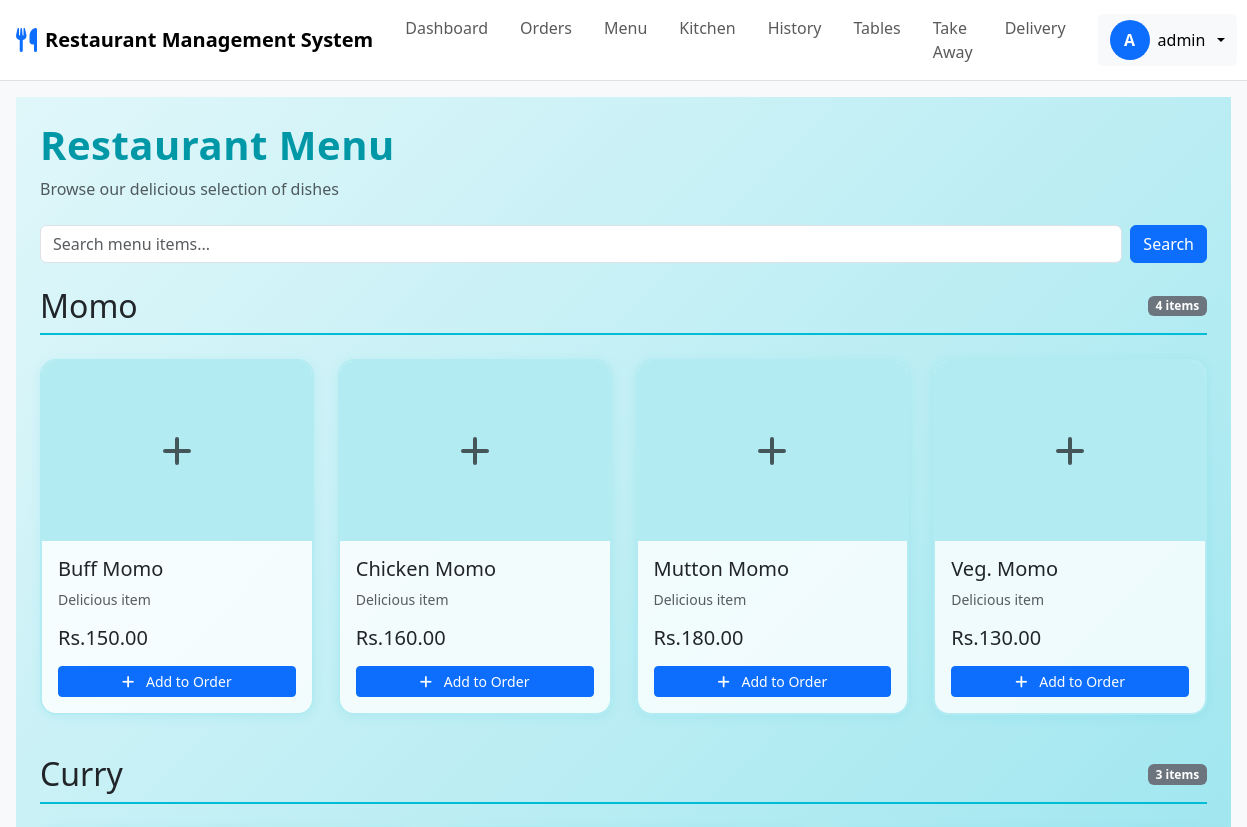
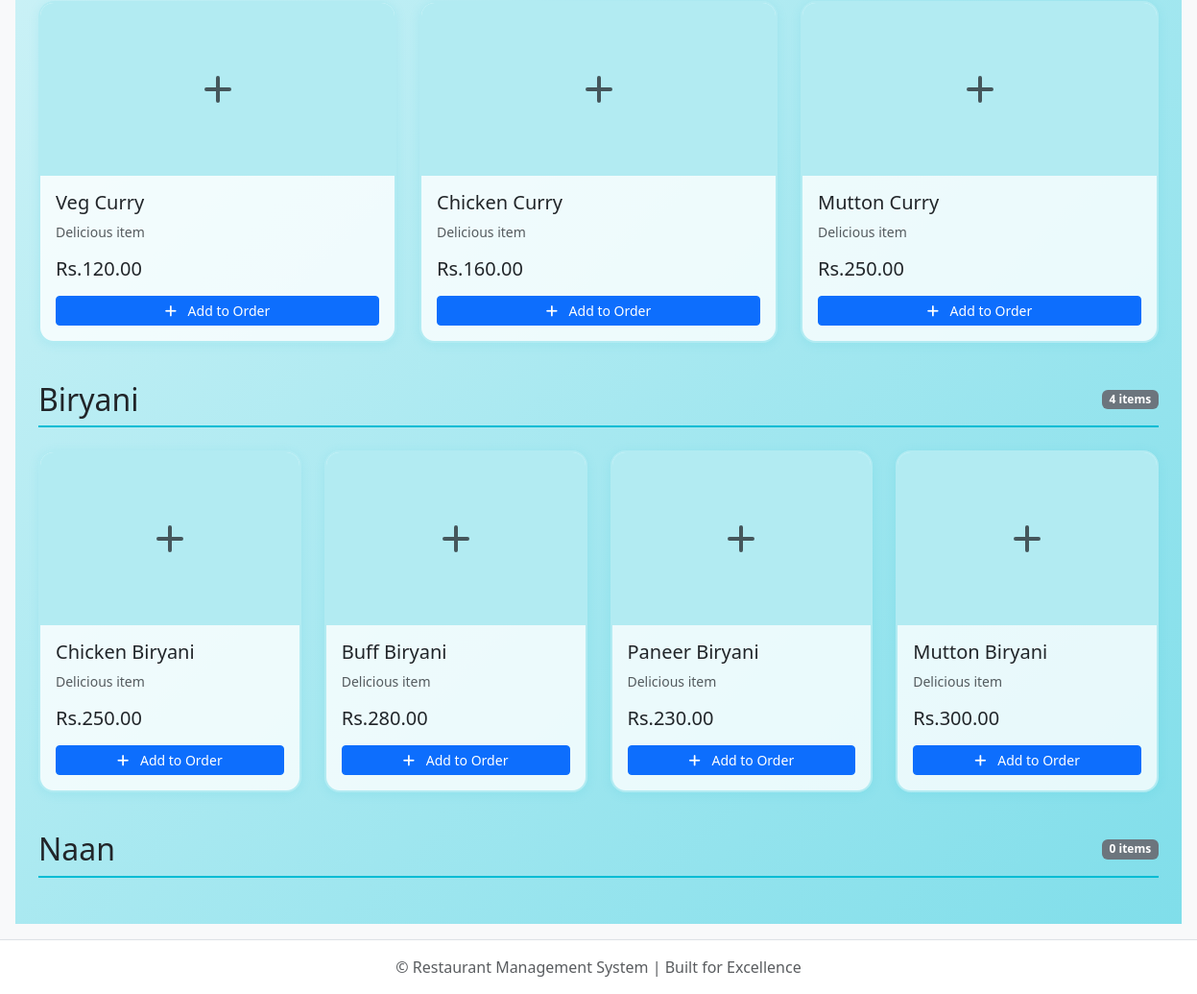
Page /menu/ (signed in) on the committed database (2 pictures, top to bottom).
### accounts/models.py (models this page shows)
class User(AbstractUser):
    email = models.EmailField(unique=True)
    role = models.CharField(max_length=50)
    is_active = models.BooleanField(default=True)
    created_at = models.DateTimeField(auto_now_add=True)

### restaurant/models.py (models this page shows, shortened)
class Category(models.Model):
    name = models.CharField(max_length=100)
    is_active = models.BooleanField(default=True)

class MenuItem(models.Model):
    name = models.CharField(max_length=255)
    description = models.TextField(blank=True)
    price = models.DecimalField(max_digits=10, decimal_places=2)
    category = models.ForeignKey(Category, on_delete=models.CASCADE)
    is_available = models.BooleanField(default=True)
    preparation_area = models.CharField(max_length=100, blank=True)
    image = models.ImageField(upload_to='menu_images/', blank=True)

### restaurant/views.py (the view)
# urls.py: path('menu/', views.menu_view, name='menu'),
@require_module_access('menu')
def menu_view(request):
    categories = Category.objects.all().prefetch_related('menuitem_set')
    return render(request, 'restaurant/menu.html', {'categories': categories})

### accounts/models.py (called while the page is built)
    def has_module_access(self, module_name):
        return self.permissions.filter(module=module_name, is_allowed=True).exists()

    def has_all_permissions(self):
        total_modules = StaffPermission.MODULE_CHOICES.__len__()
        allowed_count = self.permissions.filter(is_allowed=True).count()
        return allowed_count == total_modules

### restaurant/context_processors.py (called while the page is built)
def add_valid_table_id(request):
    valid_table_id = Table.objects.first().id if Table.objects.exists() else None
    return {'valid_table_id': valid_table_id}

### restaurant/templates/restaurant/menu.html (shortened to what this page needs)
{% extends 'restaurant/base.html' %}
{% load widget_tweaks %}
{% block content %}
<div class="container-fluid p-3 p-md-4" style="background: linear-gradient(135deg, #e0f7fa 0%, #b2ebf2 50%, #80deea 100%); min-height: 100vh;">
    <div class="mb-4">
        <h1 class="mb-2" style="color:#0097a7; font-weight:700; letter-spacing:0.5px;">Restaurant Menu</h1>
        <p class="text-muted">Browse our delicious selection of dishes</p>
    </div>
    <div class="mb-4">
        <div class="d-flex gap-2 flex-column flex-sm-row">
            <input type="text"
                   id="menuSearch"
                   class="form-control flex-grow-1"
                   placeholder="Search menu items..."
                   data-search-box>
            <button onclick="filterMenu()" class="btn btn-primary">Search</button>
        </div>
    </div>
    <div class="menu-categories">
        {% for category in categories %}
        <section class="category-section">
            <div class="category-header">
                <div class="category-title">
                    <h2 class="mb-0 d-flex align-items-center gap-2">
                        {{ category.name }}
                    </h2>
                </div>
                <span class="badge bg-secondary">{{ category.menuitem_set.count }} items</span>
            </div>
            <div class="menu-grid">
                {% for item in category.menuitem_set.all %}
                <div class="menu-card card h-100 hover-lift {% if not item.is_available or not category.is_active %}menu-card-unavailable{% endif %}">
                    {% if item.image %}
                    <div class="menu-card-image">
                        <img src="{{ item.image.url }}"
                             alt="{{ item.name }}"
                             loading="lazy"
                             class="img-cover w-100 h-100">
                    </div>
                    {% else %}
                    <div class="menu-card-image menu-card-image-placeholder">
                        <svg class="text-muted" style="width: 3rem; height: 3rem;" fill="none" stroke="currentColor" viewBox="0 0 24 24">
                            <path stroke-linecap="round" stroke-linejoin="round" stroke-width="2" d="M12 6v6m0 0v6m0-6h6m-6 0H6"/>
                        </svg>
                    </div>
                    {% endif %}
                    <div class="card-body d-flex flex-column">
                        <h5 class="card-title d-flex align-items-center gap-2">
                            {{ item.name }}
                        </h5>
                        <p class="card-text text-muted small flex-grow-1 line-clamp-2">
                            {{ item.description|default:"Delicious item"|truncatewords:20 }}
                        </p>
                        <div class="d-flex align-items-center justify-content-between mb-3">
                            <span class="h5 mb-0">Rs.{{ item.price }}</span>
                        </div>
                        <a href="{% url 'restaurant:add_to_order' menu_item_id=item.id %}"
                            class="btn btn-primary btn-sm w-100 {% if not item.is_available or not category.is_active %}disabled{% endif %}">
                            <i class="fas fa-plus me-2"></i>
                            {% if not item.is_available or not category.is_active %}
                                Not Available
                            {% else %}
                                Add to Order
                            {% endif %}
                        </a>
                    </div>
                </div>
                {% endfor %}
            </div>
        </section>
        {% endfor %}
    </div>
</div>
{% endblock %}

### restaurant/templates/restaurant/base.html (shortened to what this page needs)
{% load static %}
<!DOCTYPE html>
<html lang="en">
<head>
    <link href="https://cdn.jsdelivr.net/npm/bootstrap@5.3.0/dist/css/bootstrap.min.css" rel="stylesheet">
    <link href="https://cdnjs.cloudflare.com/ajax/libs/font-awesome/6.4.0/css/all.min.css" rel="stylesheet">
</head>
<body class="d-flex flex-column min-vh-100 bg-light">
    <nav class="navbar navbar-expand-lg navbar-light bg-white sticky-top border-bottom">
        <div class="container-fluid px-3">
            <a href="{% url 'restaurant:order_list' %}" class="navbar-brand d-flex align-items-center gap-2">
                <i class="fas fa-utensils text-primary" style="font-size: 1.5rem;"></i>
                <span class="fw-bold d-none d-sm-inline">Restaurant Management System</span>
            </a>
            <div class="collapse navbar-collapse" id="navbarNav">
                <div class="navbar-nav ms-auto">
                    {% if user.is_superuser or user_perms.has_dashboard %}
                    <a href="{% url 'home:dashboard' %}" class="nav-link px-3 py-2">Dashboard</a>
                    {% endif %}
                    {% if user.is_superuser or user_perms.has_orders %}
                    <a href="{% url 'restaurant:order_list' %}" class="nav-link px-3 py-2">Orders</a>
                    {% endif %}
                    {% if user.is_superuser or user_perms.has_menu %}
                    <a href="{% url 'restaurant:menuitem_list' %}" class="nav-link px-3 py-2">Menu</a>
                    {% endif %}
                    {% if user.is_superuser or user_perms.has_kitchen %}
                    <a href="{% url 'restaurant:kitchen' %}" class="nav-link px-3 py-2">Kitchen</a>
                    {% endif %}
                    {% if user.is_superuser or user_perms.has_history %}
                    <a href="{% url 'restaurant:transaction_history' %}" class="nav-link px-3 py-2">History</a>
                    {% endif %}
                    {% if user.is_superuser or user_perms.has_tables %}
                    <a href="{% url 'restaurant:table_list' %}" class="nav-link px-3 py-2">Tables</a>
                    {% endif %}
                    {% if user.is_superuser or user_perms.has_takeaway %}
                    <a href="{% url 'restaurant:place_order_takeaway' %}" class="nav-link px-3 py-2">Take Away</a>
                    {% endif %}
                    {% if user.is_superuser or user_perms.has_delivery %}
                    <a href="{% url 'restaurant:place_order_delivery' %}" class="nav-link px-3 py-2">Delivery</a>
                    {% endif %}
                </div>
                <div class="dropdown ms-lg-3">
                    <button id="profileBtn" class="btn btn-light border-0 d-flex align-items-center gap-2 dropdown-toggle" type="button" data-bs-toggle="dropdown">
                        <div class="rounded-circle bg-primary text-white d-flex align-items-center justify-content-center fw-bold" style="width: 40px; height: 40px;">
                            {{ user.username|upper|first }}
                        </div>
                        <span class="d-none d-lg-inline">{{ user.username }}</span>
                    </button>
                </div>
            </div>
        </div>
    </nav>
    <main class="flex-grow-1 py-3">
        <div class="container-fluid px-3">
            {% block content %}{% endblock %}
        </div>
    </main>
    <footer class="bg-white shadow-sm mt-auto border-top">
        <div class="container-fluid px-3 py-3">
            <p class="text-center text-muted mb-0">&copy; {{ current_year }} Restaurant Management System | Built for Excellence</p>
        </div>
    </footer>
</body>
</html>

### restaurant/templates/restaurant/menu.html (style rules this page uses)
.menu-categories { display: flex; flex-direction: column; gap: 2.5rem; }
.category-header { display: flex; align-items: center; justify-content: space-between; gap: 1rem; margin-bottom: 1.5rem; padding-bottom: 0.5rem; border-bottom: 2px solid #00bcd4; }
.menu-grid { display: grid; grid-template-columns: repeat(auto-fit, minmax(260px, 1fr)); gap: 1.5rem; }
.menu-card { background: #ffffffcc; border-radius: 16px; box-shadow: 0 2px 12px rgba(0,188,212,0.10); padding: 0; display: flex; flex-direction: column; min-height: 340px; transition: box-shadow 0.2s, transform 0.2s; overflow: hidden; border: 2px solid #b2ebf2; }
.menu-card-image { height: 180px; width: 100%; background: #e0f7fa; display: flex; align-items: center; justify-content: center; overflow: hidden; }
.menu-card-image-placeholder { background: #b2ebf2; height: 180px; display: flex; align-items: center; justify-content: center; }
.line-clamp-2 { display: -webkit-box; -webkit-line-clamp: 2; line-clamp: 2; -webkit-box-orient: vertical; overflow: hidden; }

### rows in the picture
User: username|first "A", username "admin"
Category: name "Momo", menuitem_set.count "4"
MenuItem: name "Buff Momo", description "Delicious item", price "150.00", is_available "Add to Order"
MenuItem: name "Chicken Momo", description "Delicious item", price "160.00", is_available "Add to Order"
MenuItem: name "Mutton Momo", description "Delicious item", price "180.00", is_available "Add to Order"
MenuItem: name "Veg. Momo", description "Delicious item", price "130.00", is_available "Add to Order"
Category: name "Curry", menuitem_set.count "3"
MenuItem: name "Veg Curry", description "Delicious item", price "120.00", is_available "Add to Order"
MenuItem: name "Chicken Curry", description "Delicious item", price "160.00", is_available "Add to Order"
MenuItem: name "Mutton Curry", description "Delicious item", price "250.00", is_available "Add to Order"
Category: name "Biryani", menuitem_set.count "4"
MenuItem: name "Chicken Biryani", description "Delicious item", price "250.00", is_available "Add to Order"
MenuItem: name "Buff Biryani", description "Delicious item", price "280.00", is_available "Add to Order"
MenuItem: name "Paneer Biryani", description "Delicious item", price "230.00", is_available "Add to Order"
MenuItem: name "Mutton Biryani", description "Delicious item", price "300.00", is_available "Add to Order"
Category: name "Naan", menuitem_set.count "0"
